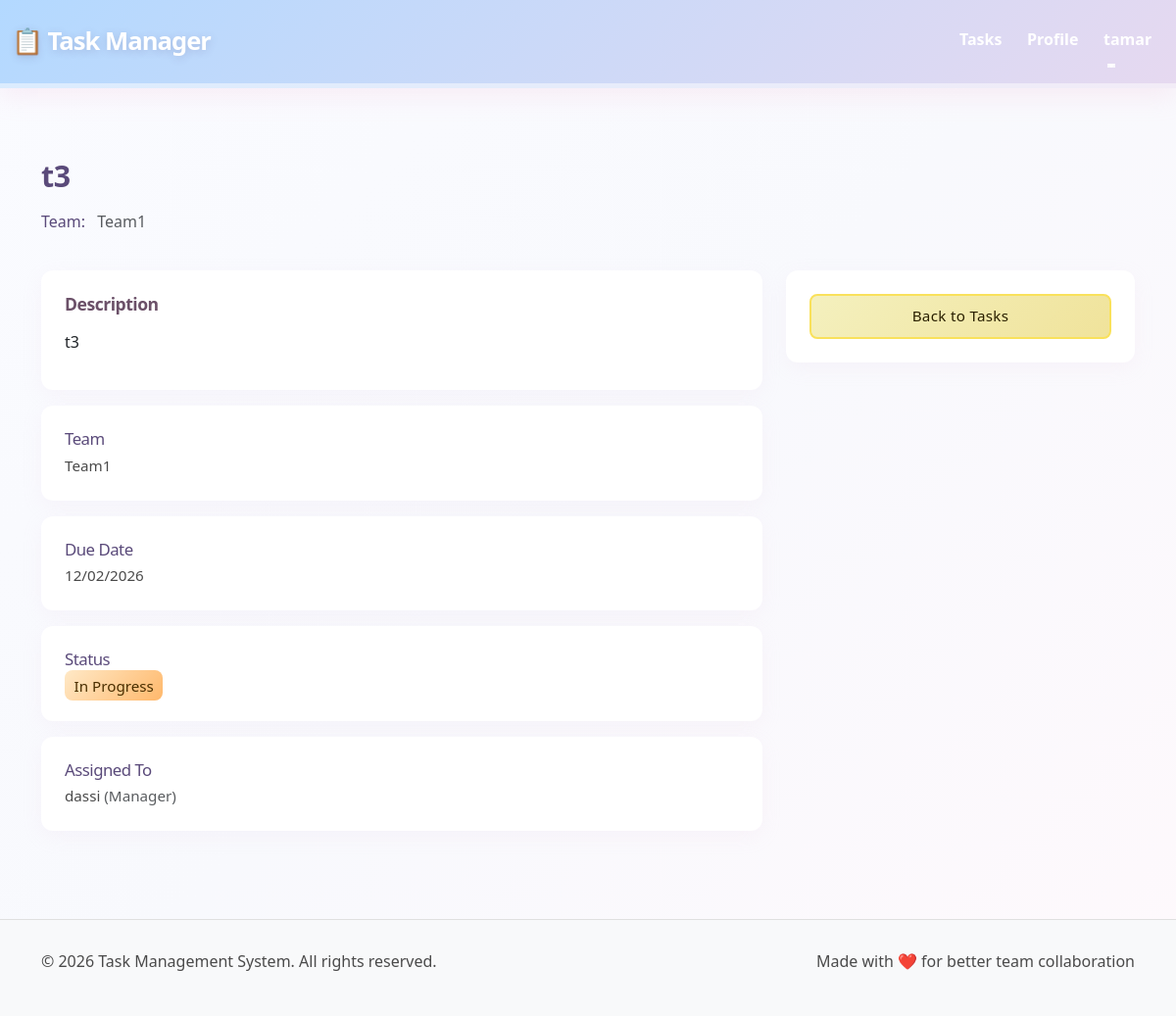
The app's page /tasks/13/ (signed in) with its own data.
### App1/models.py (models this page shows, shortened)
class CustomUser(AbstractUser):
    ROLE_CHOICES = [
        ('Manager', 'Manager'),
        ('Employee', 'Employee'),
    ]
    team = models.ForeignKey(Team, on_delete=models.SET_NULL, null=True, blank=True, related_name='members')
    role = models.CharField(max_length=10, choices=ROLE_CHOICES, default='Employee')

class Task(models.Model):
    STATUS_CHOICES = [
        ('New', 'New'),
        ('In Progress', 'In Progress'),
        ('Completed', 'Completed'),
    ]
    title = models.CharField(max_length=200)
    description = models.TextField()
    due_date = models.DateField()
    status = models.CharField(max_length=20, choices=STATUS_CHOICES, default='New')
    team = models.ForeignKey(Team, on_delete=models.CASCADE, related_name='tasks')
    assigned_to = models.ForeignKey(CustomUser, on_delete=models.SET_NULL, null=True, blank=True, related_name='assigned_tasks')
    class Meta:
        verbose_name = "Task"
        verbose_name_plural = "Tasks"
        ordering = ['due_date'] #חוסך מיון לפי תאריך

class Team(models.Model):
    name = models.CharField(max_length=100, unique=True)
    class Meta:
        verbose_name = "Team"
        verbose_name_plural = "Teams"

### App1/views.py (the view)
# urls.py: path('tasks/<int:id>/', views.task_detail, name='task_detail'),
@login_required(login_url='login')
def task_detail(request, id):
    task = get_object_or_404(Task, pk=id)
    user = request.user
    if task.team != user.team:
        return redirect('task_list')
    is_assigned = task.assigned_to == user
    is_manager = user.role == 'Manager'
    context = {
        'task': task,
        'is_assigned': is_assigned,
        'is_manager': is_manager,
    }
    return render(request, 'tasks/task_detail.html', context)

### App1/templates/tasks/task_detail.html (shortened to what this page needs)
{% extends 'base.html' %}
{% load static %}
{% block content %}
<div class="container mt-5">
    <div class="row mb-4">
        <div class="col-md-8">
            <h2>{{ task.title }}</h2>
            <p class="text-muted"><span class="detail-label-inline">Team:</span> {{ task.team.name }}</p>
        </div>
        <div class="col-md-4 text-end">
        </div>
    </div>
    <div class="row">
        <div class="col-md-8">
            <div class="card mb-3">
                <div class="card-body">
                    <h5 class="card-title">Description</h5>
                    <p>{{ task.description }}</p>
                </div>
            </div>
            <div class="card mb-3">
                <div class="card-body">
                    <h6 class="detail-label">Team</h6>
                    <p class="detail-desc"><span class="detail-value">{{ task.team.name }}</span></p>
                </div>
            </div>
            <div class="card mb-3">
                <div class="card-body">
                    <h6 class="detail-label">Due Date</h6>
                    <p class="detail-desc"><span class="detail-value">{{ task.due_date|date:"d/m/Y" }}</span></p>
                </div>
            </div>
            <div class="card mb-3">
                <div class="card-body">
                    <h6 class="detail-label">Status</h6>
                    <p class="detail-desc">
                        {% if task.status == 'New' %}
                            <span class="status-new">{{ task.status }}</span>
                        {% elif task.status == 'In Progress' %}
                            <span class="status-inprogress">{{ task.status }}</span>
                        {% else %}
                            <span class="status-completed">{{ task.status }}</span>
                        {% endif %}
                    </p>
                </div>
            </div>
            <div class="card mb-3">
                <div class="card-body">
                    <h6 class="detail-label">Assigned To</h6>
                    <p class="detail-desc">
                        {% if task.assigned_to %}
                            <span class="detail-value">{{ task.assigned_to.username }}</span> <span class="text-muted">({{ task.assigned_to.get_role_display }})</span>
                        {% else %}
                            <span class="text-muted">Unassigned</span>
                        {% endif %}
                    </p>
                </div>
            </div>
        </div>
        <div class="col-md-4">
            <div class="card">
                <div class="card-body">
                        <a href="{% url 'task_list' %}" class="btn btn-bright-yellow w-100">Back to Tasks</a>
                </div>
            </div>
        </div>
    </div>
</div>
{% endblock %}

### App1/templates/base.html (shortened to what this page needs)
{% load static %}
<!DOCTYPE html>
<html lang="en">
<head>
    <link href="https://cdn.jsdelivr.net/npm/bootstrap@5.3.0/dist/css/bootstrap.min.css" rel="stylesheet">
    <link href="{% static 'css/style.css' %}" rel="stylesheet">
</head>
<body>
    <nav class="navbar navbar-expand-lg navbar-dark bg-primary">
        <div class="container-fluid">
            <a class="navbar-brand" href="{% url 'home' %}">📋 Task Manager</a>
            <div class="collapse navbar-collapse" id="navbarNav">
                <ul class="navbar-nav ms-auto">
                    {% if user.is_authenticated %}
                        <li class="nav-item">
                            <a class="nav-link" href="{% url 'task_list' %}">Tasks</a>
                        </li>
                        <li class="nav-item">
                            <a class="nav-link" href="{% url 'profile_detail' %}">Profile</a>
                        </li>
                        <li class="nav-item dropdown">
                            <a class="nav-link dropdown-toggle" href="#" id="userDropdown" role="button" data-bs-toggle="dropdown">
                                {{ user.username }}
                            </a>
                        </li>
                    {% endif %}
                </ul>
            </div>
        </div>
    </nav>
    <main class="py-4">
        {% block content %}{% endblock %}
    </main>
    <footer>
        <div class="container">
            <div class="row">
                <div class="col-md-6">
                    <p>&copy; 2026 Task Management System. All rights reserved.</p>
                </div>
                <div class="col-md-6 text-end">
                    <p>Made with ❤️ for better team collaboration</p>
                </div>
            </div>
        </div>
    </footer>
</body>
</html>

### App1/static/css/style.css (style rules this page uses)
:root { --pastel-pink: #ffd1e6; --pastel-blue: #bfe9ff; --pastel-green: #d8f3e4; --pastel-purple: #eadbff; --pastel-orange: #ffe9c7; --pastel-peach: #ffd4b3; --primary-color: var(--pastel-pink); --primary-dark: #ff9fcb; --info-color: var(--pastel-blue); --success-color: var(--pastel-green); --success-dark: #8bd8b0; --warning-color: var(--pastel-orange); --danger-color: var(--pastel-pink); --secondary-color: var(--pastel-purple); --peach-color: var(--pastel-peach); --light-bg: #fff7fb; --border-color: #f6ecf4; --shadow: 0 6px 20px rgba(230, 200, 220, 0.12); --shadow-lg: 0 12px 36px rgba(230, 200, 220, 0.16); --transition: all 0.35s cubic-bezier(0.4, 0, 0.2, 1); }
* { margin: 0; padding: 0; box-sizing: border-box; }
body { font-family: 'Segoe UI', 'Trebuchet MS', system-ui, -apple-system, sans-serif; font-size: 16px; line-height: 1.6; color: #4a4a4a; background: linear-gradient(135deg, #fafbff 0%, #f8f9fd 50%, #fef9fc 100%); min-height: 100vh; }
h1, h2, h3, h4, h5, h6 { font-weight: 700; letter-spacing: -0.5px; margin-bottom: 1rem; color: #5a4a7a; }
h2 { font-size: 1.9rem; }
p { font-size: 1rem; margin-bottom: 0.75rem; }
a { color: var(--primary-color); text-decoration: none; transition: var(--transition); }
.card { border: none; border-radius: 12px; box-shadow: var(--shadow); transition: var(--transition); background: #fff; overflow: hidden; }
.card-body { padding: 1.5rem; }
.card-title { font-weight: 600; font-size: 1.1rem; margin-bottom: 1rem; }
.detail-label { font-weight: 400; font-size: 1.05rem; color: #5a4a7a; margin-bottom: 0.25rem; }
.detail-label-inline { font-weight: 400; font-size: 1rem; color: #5a4a7a; margin-right: 0.5rem; }
.detail-desc { font-size: 0.95rem; color: #4a4a4a; margin: 0; font-weight: 400; }
.detail-value { font-weight: 400; font-size: 0.95rem; color: #4a4a4a; }
.card .card-title { color: #6b5068; }
.status-inprogress { background: linear-gradient(135deg, var(--pastel-orange), #ffb86b); color: #4a2f00; border-radius: 8px; padding: .35rem .6rem; }
.btn { font-weight: 500; font-size: 0.95rem; padding: 0.6rem 1.2rem; border-radius: 8px; transition: var(--transition); border: none; cursor: pointer; letter-spacing: 0.3px; display: inline-flex; align-items: center; justify-content: center; gap: 0.5rem; }
.container > .row:first-of-type { animation: fadeIn 0.6s ease-out; }
.card { animation: fadeIn 0.6s ease-out backwards; }
.card:nth-child(1) { animation-delay: 0.1s; }
.card:nth-child(2) { animation-delay: 0.2s; }
.card:nth-child(3) { animation-delay: 0.3s; }
.card:nth-child(4) { animation-delay: 0.4s; }
.navbar { background: linear-gradient(135deg, #b3d9ff 0%, #e6d9f0 50%, #f5d5e8 100%); background-size: 200% 200%; animation: gradientShift 8s ease infinite; box-shadow: 0 8px 25px rgba(240, 180, 210, 0.2); border-bottom: 5px solid rgba(255, 255, 255, 0.5); padding: 1rem 0; }
.navbar-brand { font-weight: 800; font-size: 1.6rem; color: #ffffff !important; letter-spacing: -1px; text-shadow: 0 2px 8px rgba(90, 74, 122, 0.2); transition: var(--transition); }
.navbar-nav .nav-link { color: #ffffff !important; font-weight: 600; margin: 0 0.8rem; padding: 0.75rem 0 !important; border-bottom: 3px solid transparent; transition: var(--transition); position: relative; }
.navbar-nav .nav-link::after { content: ''; position: absolute; bottom: -3px; left: 0; width: 0; height: 3px; background: rgba(255, 255, 255, 0.8); transition: width 0.3s ease; }
.mb-4 { margin-bottom: 2rem; }
.text-muted { color: #9ca3af; }
.btn-bright-yellow { background: linear-gradient(135deg, #f4f0be, #f0e39b); color: #2a2000; font-weight: 800; border: 2px solid #f9e15b; }

### App1/templates/base.html (style rules this page uses)
.btn { border-radius: 0.5rem; font-weight: 500; }
footer { background-color: #f8f9fa; border-top: 1px solid #e0e0e0; margin-top: 50px; padding: 30px 0; }

### records on screen
CustomUser: username "tamar"
Task: title "t3", team.name "Team1", description "t3", due_date "12/02/2026", status "In Progress", assigned_to.username "dassi", assigned_to.role "Manager"
